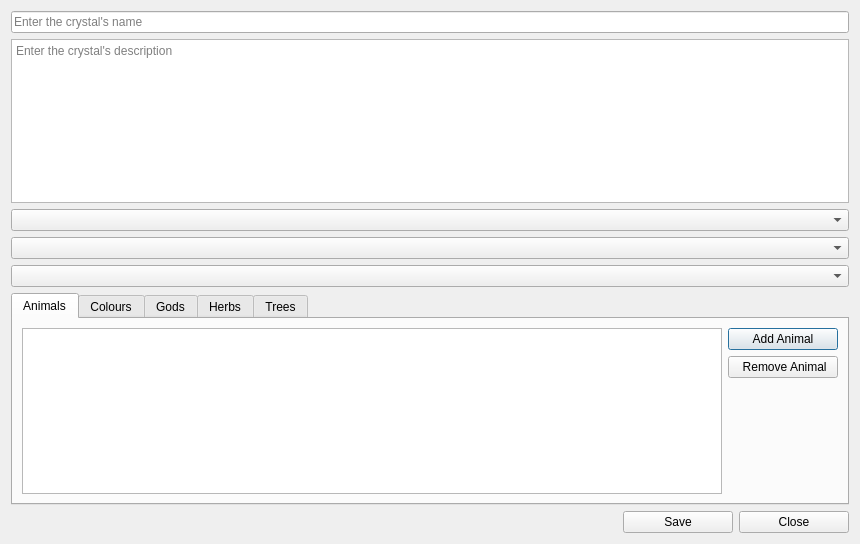
<?xml version="1.0" encoding="UTF-8"?>
<ui version="4.0">
 <class>CrystalForm</class>
 <widget class="QDialog" name="CrystalForm">
  <property name="geometry">
   <rect>
    <x>0</x>
    <y>0</y>
    <width>860</width>
    <height>544</height>
   </rect>
  </property>
  <property name="windowTitle">
   <string>Dialog</string>
  </property>
  <layout class="QVBoxLayout" name="verticalLayout">
   <item>
    <widget class="QLineEdit" name="nameTextField">
     <property name="placeholderText">
      <string>Enter the crystal's name</string>
     </property>
    </widget>
   </item>
   <item>
    <widget class="QPlainTextEdit" name="descriptionTextEdit">
     <property name="placeholderText">
      <string>Enter the crystal's description</string>
     </property>
    </widget>
   </item>
   <item>
    <widget class="QComboBox" name="polarityCombo"/>
   </item>
   <item>
    <widget class="QComboBox" name="planetCombo"/>
   </item>
   <item>
    <widget class="QComboBox" name="zodiacCombo"/>
   </item>
   <item>
    <widget class="QTabWidget" name="tabWidget">
     <property name="sizePolicy">
      <sizepolicy hsizetype="Expanding" vsizetype="Expanding">
       <horstretch>0</horstretch>
       <verstretch>0</verstretch>
      </sizepolicy>
     </property>
     <property name="currentIndex">
      <number>0</number>
     </property>
     <widget class="QWidget" name="animalsTab">
      <attribute name="title">
       <string>Animals</string>
      </attribute>
      <layout class="QHBoxLayout" name="horizontalLayout_2">
       <item>
        <widget class="QListWidget" name="animalList"/>
       </item>
       <item>
        <layout class="QVBoxLayout" name="verticalLayout_2">
         <item>
          <widget class="QPushButton" name="addAnimalButton">
           <property name="sizePolicy">
            <sizepolicy hsizetype="Fixed" vsizetype="Fixed">
             <horstretch>0</horstretch>
             <verstretch>0</verstretch>
            </sizepolicy>
           </property>
           <property name="minimumSize">
            <size>
             <width>110</width>
             <height>0</height>
            </size>
           </property>
           <property name="maximumSize">
            <size>
             <width>110</width>
             <height>16777215</height>
            </size>
           </property>
           <property name="text">
            <string>Add Animal</string>
           </property>
          </widget>
         </item>
         <item>
          <widget class="QPushButton" name="removeAnimalButton">
           <property name="sizePolicy">
            <sizepolicy hsizetype="Fixed" vsizetype="Fixed">
             <horstretch>0</horstretch>
             <verstretch>0</verstretch>
            </sizepolicy>
           </property>
           <property name="minimumSize">
            <size>
             <width>110</width>
             <height>0</height>
            </size>
           </property>
           <property name="maximumSize">
            <size>
             <width>110</width>
             <height>16777215</height>
            </size>
           </property>
           <property name="text">
            <string> Remove Animal</string>
           </property>
          </widget>
         </item>
         <item>
          <spacer name="verticalSpacer">
           <property name="orientation">
            <enum>Qt::Orientation::Vertical</enum>
           </property>
           <property name="sizeHint" stdset="0">
            <size>
             <width>20</width>
             <height>40</height>
            </size>
           </property>
          </spacer>
         </item>
        </layout>
       </item>
      </layout>
     </widget>
     <widget class="QWidget" name="coloursTab">
      <attribute name="title">
       <string>Colours</string>
      </attribute>
      <layout class="QHBoxLayout" name="horizontalLayout_3">
       <item>
        <widget class="QListWidget" name="colourList"/>
       </item>
       <item>
        <layout class="QVBoxLayout" name="verticalLayout_3">
         <item>
          <widget class="QPushButton" name="addColourButton">
           <property name="sizePolicy">
            <sizepolicy hsizetype="Fixed" vsizetype="Fixed">
             <horstretch>0</horstretch>
             <verstretch>0</verstretch>
            </sizepolicy>
           </property>
           <property name="minimumSize">
            <size>
             <width>110</width>
             <height>0</height>
            </size>
           </property>
           <property name="maximumSize">
            <size>
             <width>110</width>
             <height>16777215</height>
            </size>
           </property>
           <property name="text">
            <string>Add Colour</string>
           </property>
          </widget>
         </item>
         <item>
          <widget class="QPushButton" name="removeColourButton">
           <property name="sizePolicy">
            <sizepolicy hsizetype="Fixed" vsizetype="Fixed">
             <horstretch>0</horstretch>
             <verstretch>0</verstretch>
            </sizepolicy>
           </property>
           <property name="minimumSize">
            <size>
             <width>110</width>
             <height>0</height>
            </size>
           </property>
           <property name="maximumSize">
            <size>
             <width>110</width>
             <height>16777215</height>
            </size>
           </property>
           <property name="text">
            <string>Remove Colour</string>
           </property>
          </widget>
         </item>
         <item>
          <spacer name="verticalSpacer_2">
           <property name="orientation">
            <enum>Qt::Orientation::Vertical</enum>
           </property>
           <property name="sizeHint" stdset="0">
            <size>
             <width>20</width>
             <height>40</height>
            </size>
           </property>
          </spacer>
         </item>
        </layout>
       </item>
      </layout>
     </widget>
     <widget class="QWidget" name="godsTab">
      <attribute name="title">
       <string>Gods</string>
      </attribute>
      <layout class="QHBoxLayout" name="horizontalLayout_4">
       <item>
        <widget class="QListWidget" name="godList"/>
       </item>
       <item>
        <layout class="QVBoxLayout" name="verticalLayout_4">
         <item>
          <widget class="QPushButton" name="addGodButton">
           <property name="sizePolicy">
            <sizepolicy hsizetype="Fixed" vsizetype="Fixed">
             <horstretch>0</horstretch>
             <verstretch>0</verstretch>
            </sizepolicy>
           </property>
           <property name="minimumSize">
            <size>
             <width>110</width>
             <height>0</height>
            </size>
           </property>
           <property name="maximumSize">
            <size>
             <width>110</width>
             <height>16777215</height>
            </size>
           </property>
           <property name="text">
            <string>Add God</string>
           </property>
          </widget>
         </item>
         <item>
          <widget class="QPushButton" name="removeGodButton">
           <property name="sizePolicy">
            <sizepolicy hsizetype="Fixed" vsizetype="Fixed">
             <horstretch>0</horstretch>
             <verstretch>0</verstretch>
            </sizepolicy>
           </property>
           <property name="minimumSize">
            <size>
             <width>110</width>
             <height>0</height>
            </size>
           </property>
           <property name="maximumSize">
            <size>
             <width>110</width>
             <height>16777215</height>
            </size>
           </property>
           <property name="text">
            <string>Remove God</string>
           </property>
          </widget>
         </item>
         <item>
          <spacer name="verticalSpacer_3">
           <property name="orientation">
            <enum>Qt::Orientation::Vertical</enum>
           </property>
           <property name="sizeHint" stdset="0">
            <size>
             <width>20</width>
             <height>40</height>
            </size>
           </property>
          </spacer>
         </item>
        </layout>
       </item>
      </layout>
     </widget>
     <widget class="QWidget" name="herbsTab">
      <attribute name="title">
       <string>Herbs</string>
      </attribute>
      <layout class="QHBoxLayout" name="horizontalLayout_5">
       <item>
        <widget class="QListWidget" name="herbList"/>
       </item>
       <item>
        <layout class="QVBoxLayout" name="verticalLayout_5">
         <item>
          <widget class="QPushButton" name="Herb">
           <property name="sizePolicy">
            <sizepolicy hsizetype="Fixed" vsizetype="Fixed">
             <horstretch>0</horstretch>
             <verstretch>0</verstretch>
            </sizepolicy>
           </property>
           <property name="minimumSize">
            <size>
             <width>110</width>
             <height>0</height>
            </size>
           </property>
           <property name="maximumSize">
            <size>
             <width>110</width>
             <height>16777215</height>
            </size>
           </property>
           <property name="text">
            <string>Add Herb</string>
           </property>
          </widget>
         </item>
         <item>
          <widget class="QPushButton" name="removeHerbButton">
           <property name="sizePolicy">
            <sizepolicy hsizetype="Fixed" vsizetype="Fixed">
             <horstretch>0</horstretch>
             <verstretch>0</verstretch>
            </sizepolicy>
           </property>
           <property name="minimumSize">
            <size>
             <width>110</width>
             <height>0</height>
            </size>
           </property>
           <property name="maximumSize">
            <size>
             <width>110</width>
             <height>16777215</height>
            </size>
           </property>
           <property name="text">
            <string>Remove Herb</string>
           </property>
          </widget>
         </item>
         <item>
          <spacer name="verticalSpacer_4">
           <property name="orientation">
            <enum>Qt::Orientation::Vertical</enum>
           </property>
           <property name="sizeHint" stdset="0">
            <size>
             <width>20</width>
             <height>40</height>
            </size>
           </property>
          </spacer>
         </item>
        </layout>
       </item>
      </layout>
     </widget>
     <widget class="QWidget" name="treesTab">
      <attribute name="title">
       <string>Trees</string>
      </attribute>
      <layout class="QHBoxLayout" name="horizontalLayout_6">
       <item>
        <widget class="QListWidget" name="treeList"/>
       </item>
       <item>
        <layout class="QVBoxLayout" name="verticalLayout_6">
         <item>
          <widget class="QPushButton" name="addTreeButton">
           <property name="sizePolicy">
            <sizepolicy hsizetype="Fixed" vsizetype="Fixed">
             <horstretch>0</horstretch>
             <verstretch>0</verstretch>
            </sizepolicy>
           </property>
           <property name="minimumSize">
            <size>
             <width>110</width>
             <height>0</height>
            </size>
           </property>
           <property name="maximumSize">
            <size>
             <width>110</width>
             <height>16777215</height>
            </size>
           </property>
           <property name="text">
            <string>Add Tree</string>
           </property>
          </widget>
         </item>
         <item>
          <widget class="QPushButton" name="removeTreeButton">
           <property name="sizePolicy">
            <sizepolicy hsizetype="Fixed" vsizetype="Fixed">
             <horstretch>0</horstretch>
             <verstretch>0</verstretch>
            </sizepolicy>
           </property>
           <property name="minimumSize">
            <size>
             <width>110</width>
             <height>0</height>
            </size>
           </property>
           <property name="maximumSize">
            <size>
             <width>110</width>
             <height>16777215</height>
            </size>
           </property>
           <property name="text">
            <string>Remove Tree</string>
           </property>
          </widget>
         </item>
         <item>
          <spacer name="verticalSpacer_5">
           <property name="orientation">
            <enum>Qt::Orientation::Vertical</enum>
           </property>
           <property name="sizeHint" stdset="0">
            <size>
             <width>20</width>
             <height>40</height>
            </size>
           </property>
          </spacer>
         </item>
        </layout>
       </item>
      </layout>
     </widget>
    </widget>
   </item>
   <item>
    <layout class="QHBoxLayout" name="horizontalLayout">
     <item>
      <spacer name="horizontalSpacer">
       <property name="orientation">
        <enum>Qt::Orientation::Horizontal</enum>
       </property>
       <property name="sizeHint" stdset="0">
        <size>
         <width>40</width>
         <height>20</height>
        </size>
       </property>
      </spacer>
     </item>
     <item>
      <widget class="QPushButton" name="saveButton">
       <property name="minimumSize">
        <size>
         <width>110</width>
         <height>0</height>
        </size>
       </property>
       <property name="maximumSize">
        <size>
         <width>110</width>
         <height>16777215</height>
        </size>
       </property>
       <property name="text">
        <string>Save</string>
       </property>
      </widget>
     </item>
     <item>
      <widget class="QPushButton" name="closeButton">
       <property name="minimumSize">
        <size>
         <width>110</width>
         <height>0</height>
        </size>
       </property>
       <property name="maximumSize">
        <size>
         <width>110</width>
         <height>16777215</height>
        </size>
       </property>
       <property name="text">
        <string>Close</string>
       </property>
      </widget>
     </item>
    </layout>
   </item>
  </layout>
 </widget>
 <resources/>
 <connections/>
</ui>
